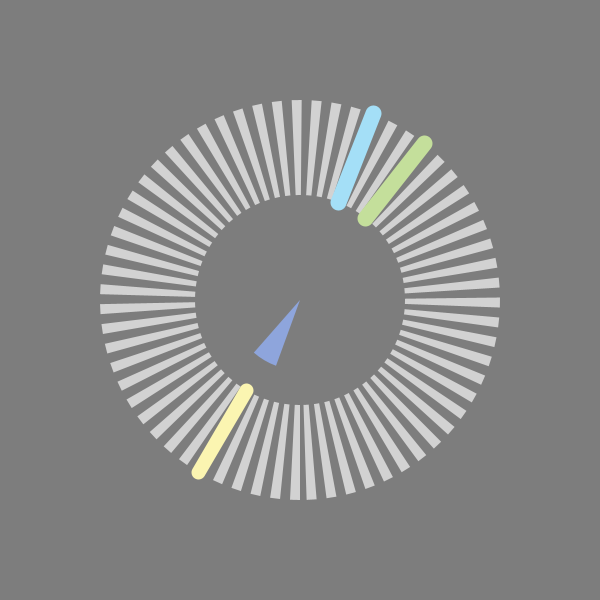
Frame 1 (no input)
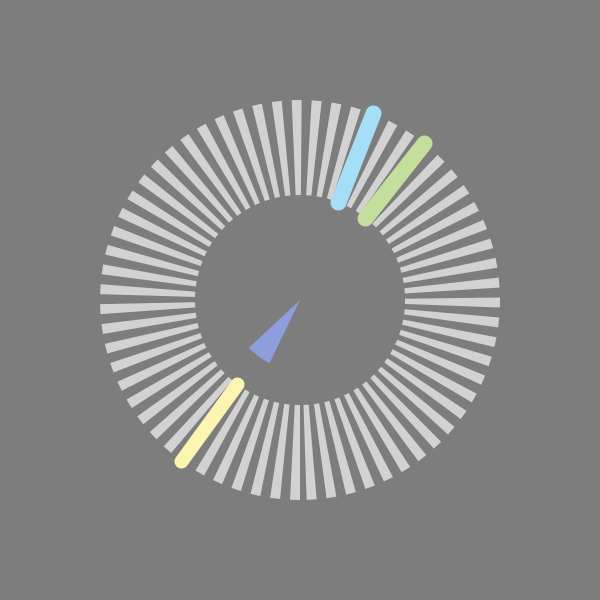
Frame 60 (the mouse pressed at the canvas centre just before this capture)
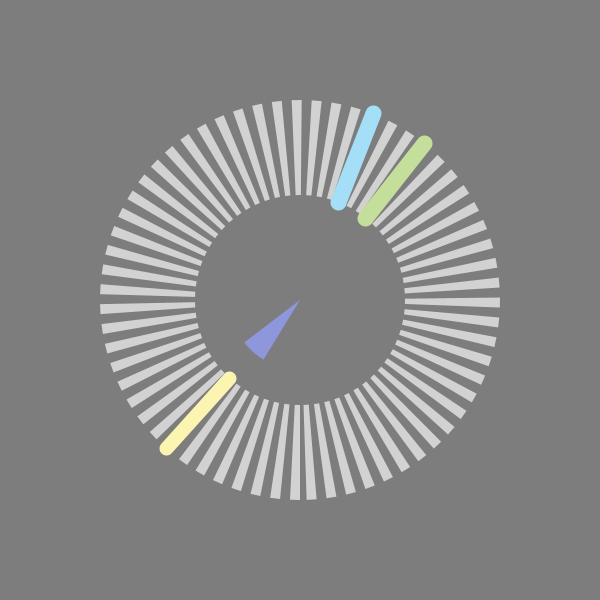
Frame 120 (the mouse held since frame 60 and released just before this capture)

The Processing sketch that drew these frames (run headless with seeded random() and noise(); from frame 60 on, the mouse is pressed at the canvas centre):

// Processing sketch: processing_21092
// ── processing_21092.pde

int s;
int m;
int h;
int index;

void setup () {

  size (600,600);
  colorMode(HSB,255);
  background(125);
  smooth();
}

void draw() {

  background(125);
  // get system variables
  s = second();
  m = minute();
  h = hour();

  // fix for 24 hour clock
  if (h > 12) {
    h -=12;
  }

  translate(width/2,height/2);
  rotate(radians(90));
  noStroke();

  fill(210);
  for (float i = 0; i < TWO_PI; i+=0.1) {

    arc(0,0,400,400,i,i+0.05);
  }


  fill(125);
  ellipse(0, 0, 210,210);

//second hand
  strokeWeight(14);
  stroke(#fbf5b1);
  pushMatrix();
  rotate(s % 60 * 0.1-0.025);
  line(-105,0, -200,0);
  popMatrix();
  
//minute hand  
  strokeWeight(16);
  stroke(#c4df9b);
  pushMatrix();
  rotate(m % 60 * 0.1-0.025);
  line(-105,0, -200,0);
  popMatrix();

//hour hand  
  strokeWeight(16);
  stroke(#a4dff7);
  pushMatrix();
  rotate(h % 3600 * 0.1-0.025);
  line(-105,0, -200,0);
  popMatrix();

//second hand in center changes color in different time 
  noStroke();
  fill(s*4.25,90,220);
  pushMatrix();
  rotate(s % 60 * 0.1-3.35);
  arc(0,0,140,140,0,0.37);
  popMatrix();
  
}
